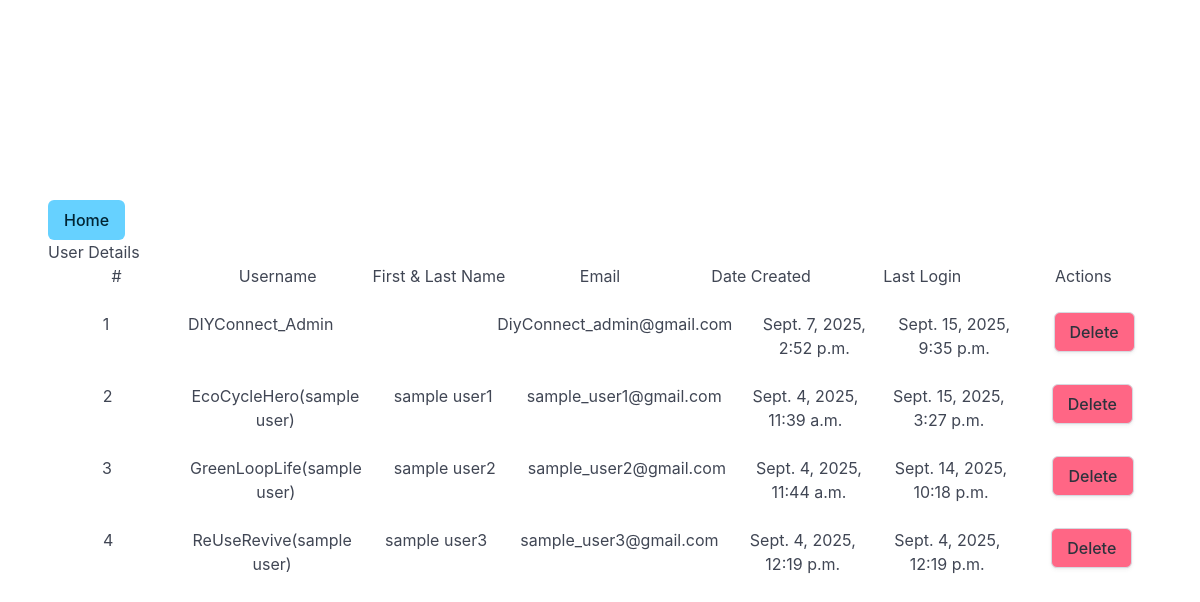
/diyconn/admin-checkUserpost/ (signed in), run on the app's committed database.
### main/models.py (models this page shows, shortened)
class UserSites(AbstractBaseUser,PermissionsMixin,BaseUserManager):
    ID = models.AutoField(primary_key=True)
    first_name = models.CharField(max_length=255)
    last_name = models.CharField(max_length=255)
    email = models.CharField(max_length=255)
    password = models.CharField(max_length=255)
    last_login = models.DateTimeField(auto_now=True)
    profile_picture = models.ImageField(upload_to=user_profile_pic_path)
    city_or_municipality = models.CharField(max_length=255)
    role = models.CharField(max_length=20, choices=UserSiteRole.choices, default=UserSiteRole.CONTRIBUTOR)
    username = models.CharField(max_length=255)
    date_created = models.DateTimeField(auto_now_add=True)
    bio = models.CharField(max_length=250, null=True, blank=True)
    subdivision = models.CharField(max_length=50)
    is_active = models.BooleanField(default=True)  # Indicates whether the user can log in
    is_staff = models.BooleanField(default=False)  # Determines if the user can access the admin site
    is_superuser = models.BooleanField(default=False)  # If True, the user has all permissions
    groups = models.ManyToManyField(
        'auth.Group',
        related_name='user_sites',  # Custom related_name to avoid the clash
        blank=True
    )
    user_permissions = models.ManyToManyField(
        'auth.Permission',
        related_name='user_sites_permissions',  # Custom related_name to avoid clash
        blank=True
    )
    objects = UserSiteManager()
    USERNAME_FIELD = 'username'
    REQUIRED_FIELDS = ['email']

### main/views.py (the view)
# urls.py: path('diyconn/admin-checkUserpost/', views.admin_CheckUsers,  name="admin_CheckUsers"),
@user_passes_test(superuser_required)
@login_required
def admin_CheckUsers(request):
    get_user = UserSites.objects.all().order_by("username")
    context ={
        "users":get_user
    }
    return render(request,'main/admin_temp/admin_checkUsers.html', context)

### main/views.py (called while the page is built)
def superuser_required(user):
    return user.is_superuser

### main/templates/main/admin_temp/admin_checkUsers.html (shortened to what this page needs)
{% extends './admin_temp.html' %}
    {% block content %}
    <a href="{% url 'main:admin_dashboard' %}" class="button is-info">Home</a>
    <div>User Details</div>
    <div class="columns">
      <div class="column has-text-centered">
        <h1>#</h1>
      </div>
      <div class="column has-text-centered">
        <h1>Username</h1>
      </div>
      <div class="column has-text-centered">
        <h1>First & Last Name</h1>
      </div>
      <div class="column has-text-centered">
        <h1>Email</h1>
      </div>
      <div class="column has-text-centered">
        <h1>Date Created</h1>
      </div>
      <div class="column has-text-centered">
        <h1>Last Login</h1>
      </div>
      <div class="column has-text-centered">
        <h1>Actions</h1>
      </div>
    </div>
    {% for user in users %}
    <div class="columns">
      <div class="column has-text-centered">
        <h1>{{ forloop.counter }}</h1>
      </div>
      <div class="column has-text-centered">
        <h1>{{ user.username }}</h1>
      </div>
      <div class="column has-text-centered">
        <h1>{{ user.first_name }} {{ user.last_name }}</h1>
      </div>
      <div class="column has-text-centered">
        <h1>{{ user.email }}</h1>
      </div>
      <div class="column has-text-centered">
        <h1>{{ user.date_created }}</h1>
      </div>
      <div class="column has-text-centered">
        <h1>{{ user.last_login }}</h1>
      </div>
      <div class="column has-text-centered">
        <div
          class="button has-background-danger"
          onclick="btn_openDelete_user_mdl(event)"
          userdata-username="{{ user.username }}"
          userdata-id="{{ user.ID }}"
        >
          Delete
        </div>
      </div>
    </div>
    {% endfor %}
    {% endblock content %}

### data on the page
UserSites: username "DIYConnect_Admin", email "DiyConnect_admin@gmail.com", date_created "Sept. 7, 2025, 2:52 p.m.", last_login "Sept. 15, 2025, 9:35 p.m."
UserSites: username "EcoCycleHero(sample user)", first_name "sample", last_name "user1", email "sample_user1@gmail.com", date_created "Sept. 4, 2025, 11:39 a.m.", last_login "Sept. 15, 2025, 3:27 p.m."
UserSites: username "GreenLoopLife(sample user)", first_name "sample", last_name "user2", email "sample_user2@gmail.com", date_created "Sept. 4, 2025, 11:44 a.m.", last_login "Sept. 14, 2025, 10:18 p.m."
UserSites: username "ReUseRevive(sample user)", first_name "sample", last_name "user3", email "sample_user3@gmail.com", date_created "Sept. 4, 2025, 12:19 p.m.", last_login "Sept. 4, 2025, 12:19 p.m."
